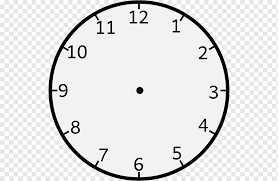
#> input picture GUI/download.png, 278 x 181 px
$ python -i sketch.py   (imports and definitions only)
#> lines starting #> are read from the running program, lines starting #| are printed output that depends on the picture
#This code is made by MRayan Asim
#Packages needed:
#pip install opencv-python
import cv2

def sketch_image(image_path):
    # Read the image
    image = cv2.imread(image_path)

    # Convert the image to grayscale
    gray_image = cv2.cvtColor(image, cv2.COLOR_BGR2GRAY)

    # Invert the grayscale image
    inverted_image = cv2.bitwise_not(gray_image)

    # Apply a Gaussian blur to the inverted image
    blurred_image = cv2.GaussianBlur(inverted_image, (21, 21), 0)

    # Blend the grayscale image and the blurred image using the "color dodge" blend mode
    sketch = cv2.divide(gray_image, blurred_image, scale=256.0)

    return sketch

# Provide the path to your input image
input_image_path = r"" #enter the path of the images you want to make skecth of

# Generate the sketch
# [1 line that did not run here, left out]

# Display the original image and the sketch
# [4 lines not run here, left out]

>>> result = sketch_image('download.png')
#> call 2 of sketch_image, with image_path = 'download.png'
#> in sketch_image, image is the input picture: shape (181, 278, 3); min 0, max 255, mean 229.7
#> in sketch_image (call 2), `inverted_image = cv2.bitwise_not(gray_image)`:
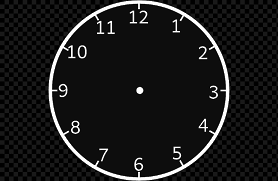
#> inverted_image: shape (181, 278); min 0, max 255, mean 25.3
#> in sketch_image (call 2), `blurred_image = cv2.GaussianBlur(inverted_image, (21, 21), 0)`:
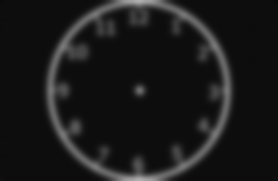
#> blurred_image: shape (181, 278); min 9, max 176, mean 25.5
#> in sketch_image (call 2), `sketch = cv2.divide(gray_image, blurred_image, scale=256.0)`:
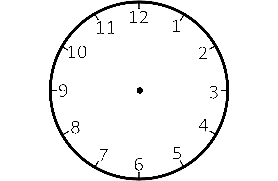
#> sketch: shape (181, 278); min 0, max 255, mean 244.2
